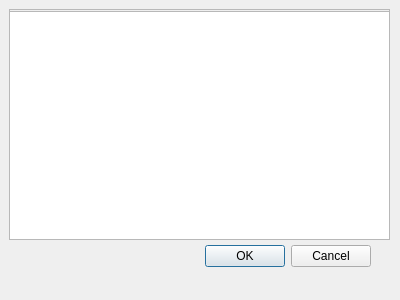
<?xml version="1.0" encoding="UTF-8"?>
<ui version="4.0">
 <class>Dialog</class>
 <widget class="QDialog" name="Dialog">
  <property name="geometry">
   <rect>
    <x>0</x>
    <y>0</y>
    <width>400</width>
    <height>300</height>
   </rect>
  </property>
  <property name="windowTitle">
   <string>Dialog</string>
  </property>
  <widget class="QDialogButtonBox" name="buttonBox">
   <property name="geometry">
    <rect>
     <x>30</x>
     <y>240</y>
     <width>341</width>
     <height>32</height>
    </rect>
   </property>
   <property name="orientation">
    <enum>Qt::Horizontal</enum>
   </property>
   <property name="standardButtons">
    <set>QDialogButtonBox::Cancel|QDialogButtonBox::Ok</set>
   </property>
  </widget>
  <widget class="QScrollArea" name="scrollArea">
   <property name="geometry">
    <rect>
     <x>9</x>
     <y>9</y>
     <width>381</width>
     <height>231</height>
    </rect>
   </property>
   <property name="widgetResizable">
    <bool>true</bool>
   </property>
   <widget class="QWidget" name="scrollAreaWidgetContents">
    <property name="geometry">
     <rect>
      <x>0</x>
      <y>0</y>
      <width>379</width>
      <height>229</height>
     </rect>
    </property>
    <widget class="QListWidget" name="listWidget">
     <property name="geometry">
      <rect>
       <x>-5</x>
       <y>1</y>
       <width>391</width>
       <height>251</height>
      </rect>
     </property>
     <property name="sizePolicy">
      <sizepolicy hsizetype="Preferred" vsizetype="Preferred">
       <horstretch>0</horstretch>
       <verstretch>0</verstretch>
      </sizepolicy>
     </property>
    </widget>
   </widget>
  </widget>
 </widget>
 <resources/>
 <connections>
  <connection>
   <sender>buttonBox</sender>
   <signal>accepted()</signal>
   <receiver>Dialog</receiver>
   <slot>accept()</slot>
   <hints>
    <hint type="sourcelabel">
     <x>248</x>
     <y>254</y>
    </hint>
    <hint type="destinationlabel">
     <x>157</x>
     <y>274</y>
    </hint>
   </hints>
  </connection>
  <connection>
   <sender>buttonBox</sender>
   <signal>rejected()</signal>
   <receiver>Dialog</receiver>
   <slot>reject()</slot>
   <hints>
    <hint type="sourcelabel">
     <x>316</x>
     <y>260</y>
    </hint>
    <hint type="destinationlabel">
     <x>286</x>
     <y>274</y>
    </hint>
   </hints>
  </connection>
 </connections>
</ui>
